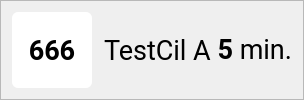
                      <widget class="QFrame" name="frame_odjezd5">
                       <property name="frameShape">
                        <enum>QFrame::StyledPanel</enum>
                       </property>
                       <property name="frameShadow">
                        <enum>QFrame::Raised</enum>
                       </property>
                       <layout class="QHBoxLayout" name="horizontalLayout_26" stretch="19,10,100,10,40">
                        <item>
                         <widget class="QLabel" name="label_prestup5_linka">
                          <property name="sizePolicy">
                           <sizepolicy hsizetype="Maximum" vsizetype="Expanding">
                            <horstretch>0</horstretch>
                            <verstretch>0</verstretch>
                           </sizepolicy>
                          </property>
                          <property name="minimumSize">
                           <size>
                            <width>80</width>
                            <height>20</height>
                           </size>
                          </property>
                          <property name="maximumSize">
                           <size>
                            <width>200</width>
                            <height>200</height>
                           </size>
                          </property>
                          <property name="font">
                           <font>
                            <family>roboto</family>
                            <pointsize>20</pointsize>
                            <bold>true</bold>
                           </font>
                          </property>
                          <property name="styleSheet">
                           <string notr="true">background-color: rgb(255,255,255); color:rgb(0,0,0); border-radius:6px;padding: 5px; font-weight: bold;</string>
                          </property>
                          <property name="text">
                           <string>666</string>
                          </property>
                          <property name="alignment">
                           <set>Qt::AlignCenter</set>
                          </property>
                         </widget>
                        </item>
                        <item>
                         <widget class="QLabel" name="label_prestup5_sipky">
                          <property name="sizePolicy">
                           <sizepolicy hsizetype="Maximum" vsizetype="Expanding">
                            <horstretch>0</horstretch>
                            <verstretch>0</verstretch>
                           </sizepolicy>
                          </property>
                          <property name="text">
                           <string>&lt;html&gt;&lt;head/&gt;&lt;body&gt;&lt;p&gt;&lt;img src=&quot;:/images/resources/LCD-piktogramy_verze-LCD-5-17.svg&quot; height=&quot;30&quot;/&gt;&lt;/p&gt;&lt;/body&gt;&lt;/html&gt;</string>
                          </property>
                         </widget>
                        </item>
                        <item>
                         <widget class="QLabel" name="label_prestup5_cil">
                          <property name="font">
                           <font>
                            <family>roboto</family>
                            <pointsize>20</pointsize>
                           </font>
                          </property>
                          <property name="text">
                           <string>TestCil</string>
                          </property>
                         </widget>
                        </item>
                        <item>
                         <widget class="QLabel" name="label_prestup5_nastupiste">
                          <property name="sizePolicy">
                           <sizepolicy hsizetype="Preferred" vsizetype="Preferred">
                            <horstretch>0</horstretch>
                            <verstretch>0</verstretch>
                           </sizepolicy>
                          </property>
                          <property name="font">
                           <font>
                            <family>roboto</family>
                            <pointsize>20</pointsize>
                           </font>
                          </property>
                          <property name="text">
                           <string>A</string>
                          </property>
                          <property name="alignment">
                           <set>Qt::AlignJustify|Qt::AlignVCenter</set>
                          </property>
                         </widget>
                        </item>
                        <item>
                         <widget class="QLabel" name="label_prestup5_odjezd">
                          <property name="sizePolicy">
                           <sizepolicy hsizetype="Preferred" vsizetype="Preferred">
                            <horstretch>0</horstretch>
                            <verstretch>0</verstretch>
                           </sizepolicy>
                          </property>
                          <property name="font">
                           <font>
                            <family>roboto</family>
                            <pointsize>20</pointsize>
                           </font>
                          </property>
                          <property name="text">
                           <string> &lt;b&gt;5&lt;/b&gt; min.</string>
                          </property>
                          <property name="alignment">
                           <set>Qt::AlignRight|Qt::AlignTrailing|Qt::AlignVCenter</set>
                          </property>
                         </widget>
                        </item>
                       </layout>
                      </widget>
